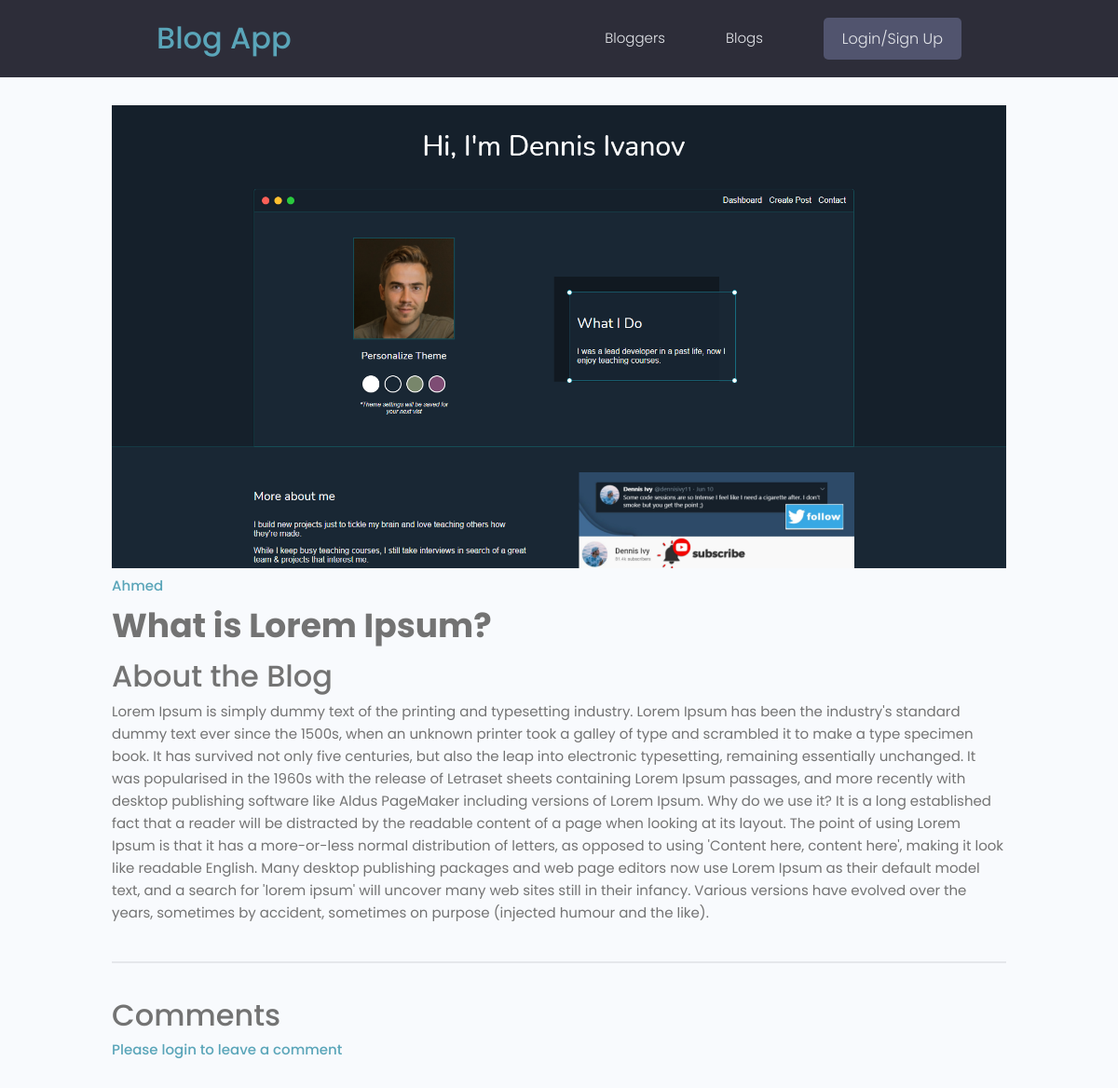
The app's page /blog/blog/8c43de2e-7dd4-4c4c-ac42-e6a92b092456/, older data.
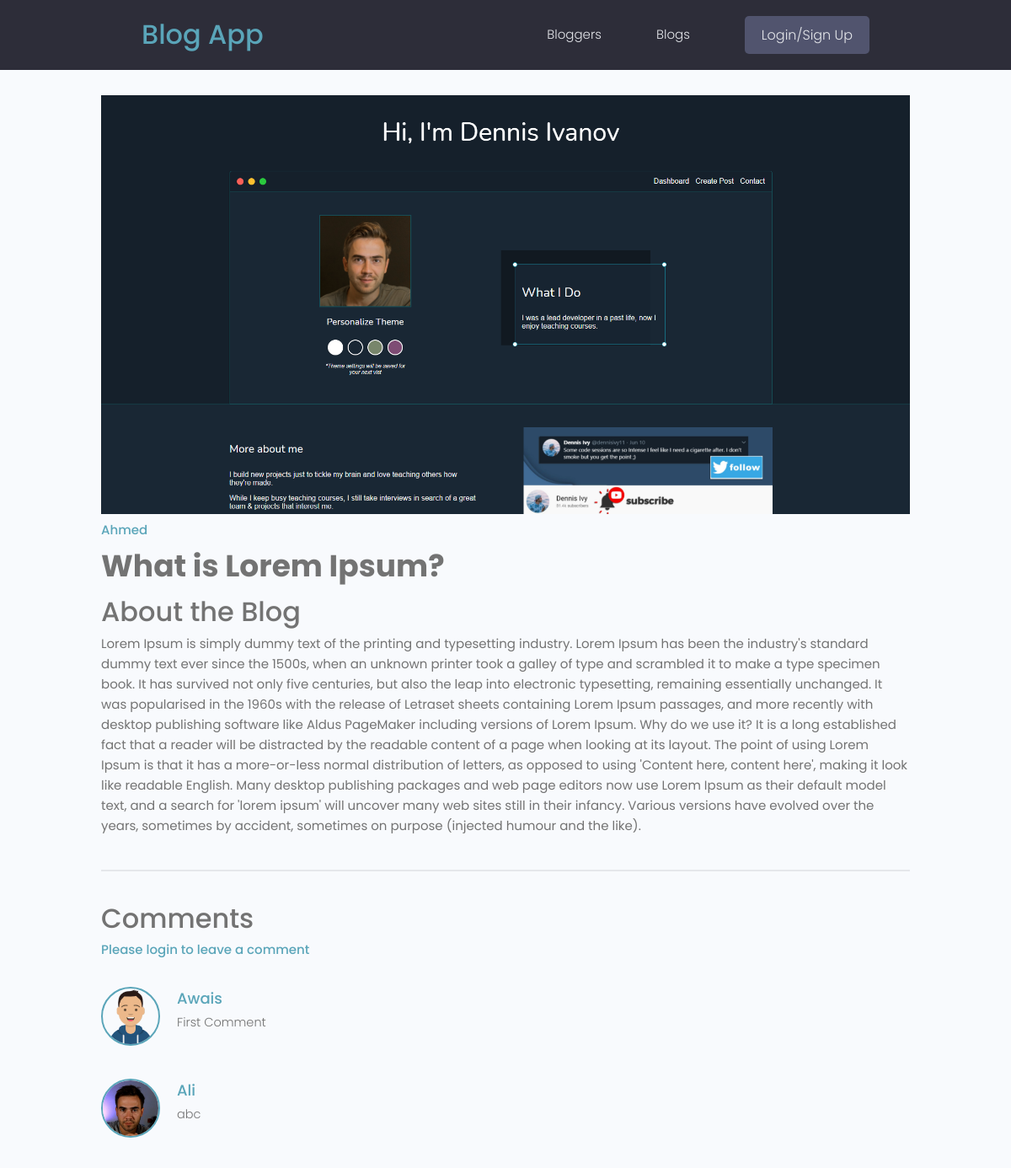
The same page, newer data.
### blog/models.py (models this page shows, shortened)
class Comment(models.Model):
    owner = models.ForeignKey(Profile, on_delete=models.CASCADE, null=True)
    blog = models.ForeignKey(Blog, on_delete=models.CASCADE)
    body = models.TextField(null=True, blank=True)
    created = models.DateTimeField(auto_now_add=True)
    id = models.UUIDField(default=uuid.uuid4, unique=True, primary_key=True, editable=False)

### users/models.py (models this page shows, shortened)
class Profile(models.Model):
    user = models.OneToOneField(
        User, on_delete=models.CASCADE, null=True, blank=True)
    name = models.CharField(max_length=200, blank=True, null=True)
    email = models.EmailField(max_length=500, blank=True, null=True)
    username = models.CharField(max_length=200, blank=True, null=True)
    location = models.CharField(max_length=200, blank=True, null=True)
    short_intro = models.CharField(max_length=200, blank=True, null=True)
    bio = models.TextField(blank=True, null=True)
    profile_image = models.ImageField(
        null=True, blank=True, upload_to='profiles/', default="profiles/user-default.png")
    social_github = models.CharField(max_length=200, blank=True, null=True)
    social_twitter = models.CharField(max_length=200, blank=True, null=True)
    social_linkedin = models.CharField(max_length=200, blank=True, null=True)
    social_youtube = models.CharField(max_length=200, blank=True, null=True)
    social_website = models.CharField(max_length=200, blank=True, null=True)
    created = models.DateTimeField(auto_now_add=True)
    id = models.UUIDField(default=uuid.uuid4, unique=True,
                          primary_key=True, editable=False)
    class Meta:
        ordering = ['created']

### blog/views.py (the view, shortened to what this page needs)
# urls.py: path('blog/', include('blog.urls')),
def blog(request, pk):
    blogObj = Blog.objects.get(id=pk)
    form = CommentForm()
    return render(request, 'blog/single-blog.html', {'blog': blogObj, 'form': form})

### blog/models.py (called while the page is built)
    @property
    def imageURL(self):
        try:
            url = self.featured_image.url
        except:
            url = ''
        return url

### blog/templates/blog/single-blog.html (shortened to what this page needs)
{% extends 'main.html' %}
{% block content %}
<main class="singleBlog my-md">
    <div class="container">
            <div class="column column--2of3">
                <img class="singleBlog__pcomment" src="{{ blog.imageURL }}" alt="portfolio thumbnail" />
                <a href="{% url 'user-profile' blog.owner.id  %}"
                    class="singleBlog__developer">{{blog.owner.name}}</a>
                <h2 class="singleBlog__title">{{blog.title}}</h2>
                <h3 class="singleBlog__subtitle">About the Blog</h3>
                <div class="singleBlog__info">
                    {{blog.description}}
                </div>
                <div class="comments">
                    <h3 class="singleBlog__subtitle">Comments</h3>
                    {% if request.user.is_authenticated %}
                    <form class="form" action="{% url 'blog' blog.id %}" method="POST">
                        {% csrf_token %}
                        {% for field in form %}
                        <div class="form__field">
                            <label for="formInput#textarea">{{field.label}}</label>
                            {{field}}
                        </div>
                        {% endfor %}
                        <input class="btn btn--sub btn--lg" type="submit" value="Add Comment" />
                    </form>
                    {% else %}
                    <a href="{% url 'login' %}?next={{request.path}}">Please login to leave a comment</a>
                    {% endif %}
                    <div class="commentList">
                        {% for comment in blog.comment_set.all %}
                        {% if comment.body %}
                        <div class="comment">
                            <a href="{% url 'user-profile' comment.owner.id  %}">
                                <img class="avatar avatar--md" src="{{comment.owner.profile_image.url}}" alt="user" />
                            </a>
                            <div class="comment__details">
                                <a href="{% url 'user-profile' comment.owner.id  %}"
                                    class="comment__author">{{comment.owner.name}}</a>
                                <p class="comment__info">{{comment.body|linebreaksbr}}</p>
                            </div>
                        </div>
                        {% endif %}
                        {% endfor %}
                    </div>
                </div>
            </div>
        </div>
</main>
{% endblock %}

Row changes from the older to the newer data that the page shows:
added Comment: owner.profile_image (picture), owner.name "Awais", body "First Comment"
added Comment: owner.profile_image (picture), owner.name "Ali", body "abc"
